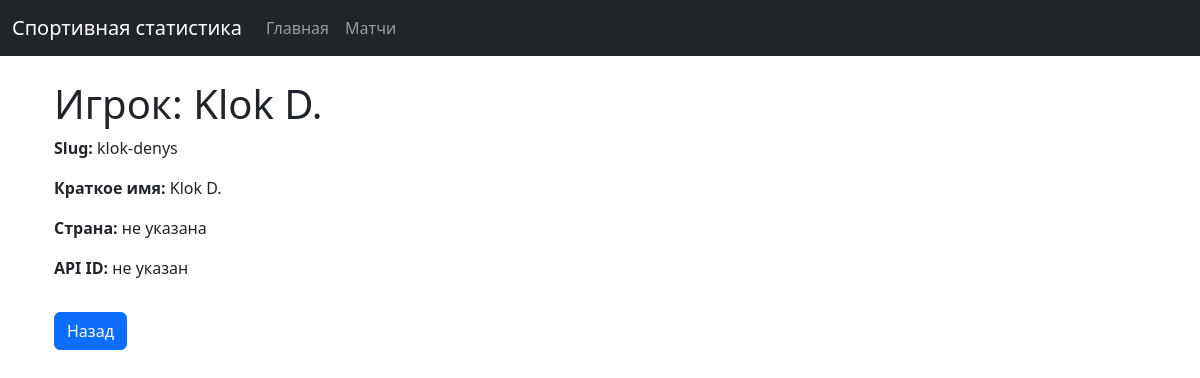
Page /players/146/ on the committed database.
### sportApp/models.py (models this page shows, shortened)
class Player(models.Model):
    name = models.CharField(max_length=255)
    slug = models.CharField(max_length=255, unique=True)
    short_name = models.CharField(max_length=255, null=True, blank=True)
    country_alpha2 = models.CharField(max_length=10, null=True, blank=True)
    country_name = models.CharField(max_length=255, null=True, blank=True)
    api_id = models.IntegerField(unique=True, null=True, blank=True)

### sportApp/views_scripts/models_views.py (the view)
# urls.py: path('players/<int:player_id>/', player_detail, name='player_detail'),
def player_detail(request, player_id):
    player = get_object_or_404(Player, id=player_id)
    return render(request, 'pages/player_detail.html', {'player': player})

### templates/pages/player_detail.html
{% extends 'widgets/base.html' %}
{% load static %}
{% block content %}
<div class="container my-4">
    <h1>Игрок: {{ player.name }}</h1>
    <p><strong>Slug:</strong> {{ player.slug }}</p>
    <p><strong>Краткое имя:</strong> {{ player.short_name|default:"не указано" }}</p>
    <p>
        <strong>Страна:</strong>
        {% if player.country_name %}
            {{ player.country_name }} ({{ player.country_alpha2 }})
        {% else %}
            не указана
        {% endif %}
    </p>
    <p><strong>API ID:</strong> {{ player.api_id|default:"не указан" }}</p>
    <a href="javascript:history.back()" class="btn btn-primary mt-3">Назад</a>
</div>
{% endblock %}

### rows in the picture
Player: name "Klok D.", slug "klok-denys", short_name "Klok D.", api_id "не указан"
